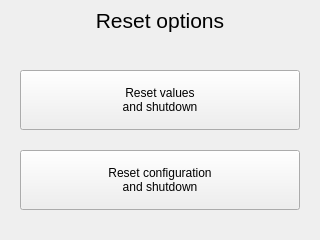
<?xml version="1.0" encoding="UTF-8"?>
<ui version="4.0">
 <class>ResetOptions</class>
 <widget class="QWidget" name="ResetOptions">
  <property name="geometry">
   <rect>
    <x>0</x>
    <y>0</y>
    <width>320</width>
    <height>240</height>
   </rect>
  </property>
  <widget class="QWidget" name="settingsHead" native="true">
   <property name="geometry">
    <rect>
     <x>0</x>
     <y>0</y>
     <width>320</width>
     <height>40</height>
    </rect>
   </property>
   <widget class="QPushButton" name="back">
    <property name="geometry">
     <rect>
      <x>0</x>
      <y>0</y>
      <width>51</width>
      <height>40</height>
     </rect>
    </property>
    <property name="text">
     <string/>
    </property>
    <property name="icon">
     <iconset resource="icons.qrc">
      <normaloff>:/settings/icons/arrow_left_white.svg</normaloff>:/settings/icons/arrow_left_white.svg</iconset>
    </property>
    <property name="iconSize">
     <size>
      <width>18</width>
      <height>18</height>
     </size>
    </property>
    <property name="flat">
     <bool>true</bool>
    </property>
   </widget>
   <widget class="QLabel" name="settingLabel">
    <property name="geometry">
     <rect>
      <x>0</x>
      <y>0</y>
      <width>320</width>
      <height>40</height>
     </rect>
    </property>
    <property name="font">
     <font>
      <pointsize>16</pointsize>
     </font>
    </property>
    <property name="text">
     <string>Reset options</string>
    </property>
    <property name="alignment">
     <set>Qt::AlignCenter</set>
    </property>
   </widget>
   <zorder>settingLabel</zorder>
   <zorder>back</zorder>
  </widget>
  <widget class="QPushButton" name="resetValues">
   <property name="geometry">
    <rect>
     <x>20</x>
     <y>70</y>
     <width>280</width>
     <height>60</height>
    </rect>
   </property>
   <property name="text">
    <string>Reset values
and shutdown</string>
   </property>
  </widget>
  <widget class="QPushButton" name="resetConfig">
   <property name="geometry">
    <rect>
     <x>20</x>
     <y>150</y>
     <width>280</width>
     <height>60</height>
    </rect>
   </property>
   <property name="text">
    <string>Reset configuration
and shutdown</string>
   </property>
  </widget>
  <widget class="mold::Confirmation" name="popUp" native="true">
   <property name="geometry">
    <rect>
     <x>20</x>
     <y>90</y>
     <width>280</width>
     <height>100</height>
    </rect>
   </property>
  </widget>
 </widget>
 <customwidgets>
  <customwidget>
   <class>mold::Confirmation</class>
   <extends>QWidget</extends>
   <header>gui/Confirmation.hpp</header>
   <container>1</container>
  </customwidget>
 </customwidgets>
 <resources>
  <include location="icons.qrc"/>
 </resources>
 <connections/>
</ui>
